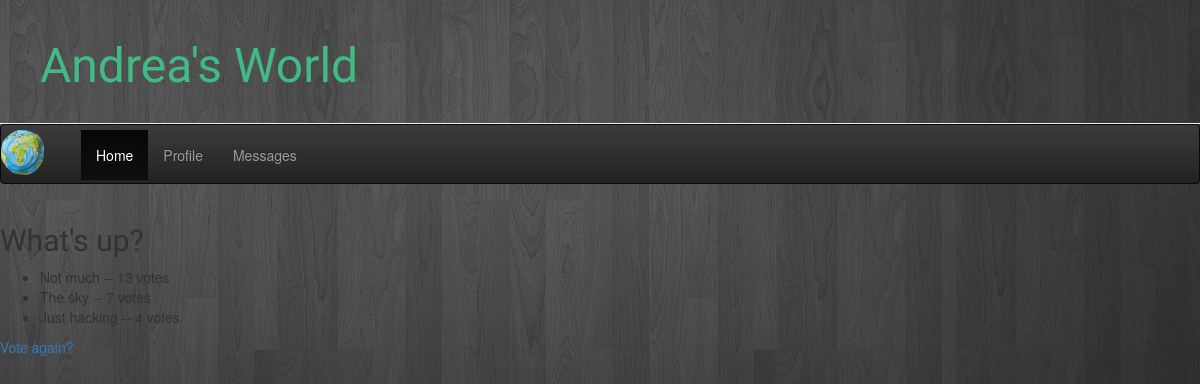
/polls/1/results/, run on an earlier commit of the app's database.
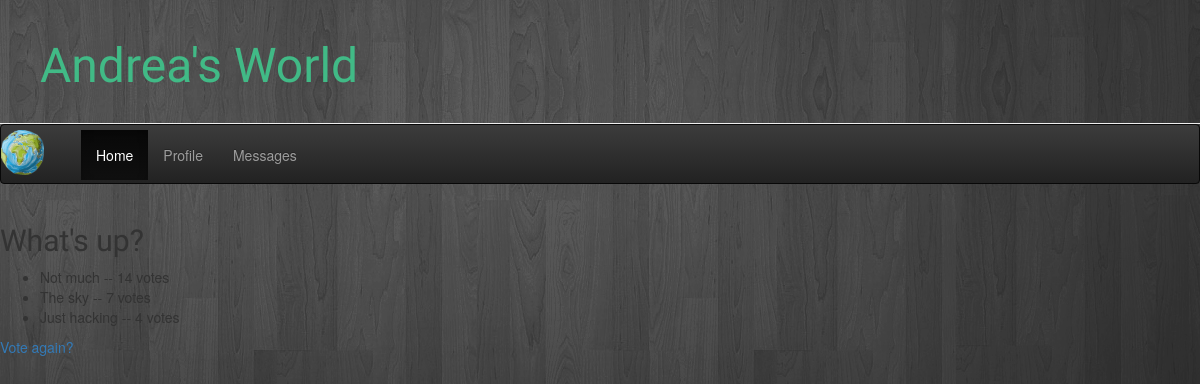
And on a later commit of the database.
### polls/models.py (models this page shows, shortened)
@python_2_unicode_compatible
class Question(models.Model):
    question_text = models.CharField(max_length=200)
    pub_date = models.DateTimeField('date published')

@python_2_unicode_compatible
class Choice(models.Model):
    question = models.ForeignKey(Question, on_delete=models.CASCADE)
    choice_text = models.CharField(max_length=200)
    votes = models.IntegerField(default=0)

### polls/views.py (the view)
# urls.py: url(r'^(?P<pk>[0-9]+)/results/$', views.ResultsView.as_view(), name='results'),
class ResultsView(generic.DetailView):
    model = Question
    template_name = 'polls/results.html'

### polls/templates/polls/results.html
{% extends "polls/base.html" %}
{% block content %}
<column cols="6">
    <h2>{{ question.question_text }}</h2>
    <ul>
        {% for choice in question.choice_set.all %}
        <li>{{ choice.choice_text }} -- {{ choice.votes }} vote{{ choice.votes|pluralize }}</li>
        {% endfor %}
    </ul>
    <a href="{% url 'polls:detail' question.id %}">Vote again?</a>
</column>
{% endblock %}

### polls/templates/polls/base.html (shortened to what this page needs)
{% load staticfiles %}
<html>
<head>
    <link rel="stylesheet" type="text/css" href="https://maxcdn.bootstrapcdn.com/bootstrap/3.3.6/css/bootstrap.min.css" />
    <link rel="stylesheet" href="https://maxcdn.bootstrapcdn.com/bootstrap/3.2.0/css/bootstrap-theme.min.css"/>
    <link rel="stylesheet" type="text/css" href="{% static 'polls/style.css' %}"/>
</head>
<body>
    <div class="page-header">
        <h1><a href="/">Andrea's World</a></h1>
    </div>
    <nav class="navbar navbar-inverse" id="nav-container">
        <div class="container-fluid">
            <div class="navbar-header">
                <a class="navbar-brand" href="#"></a>
            </div>
            <div class="collapse navbar-collapse">
            <ul class="nav navbar-nav">
              <li class="active"><a href="#">Home<span class="sr-only">(current)</span></a></li>
              <li><a href="#">Profile</a></li>
              <li><a href="#">Messages</a></li>
            </ul>
        </div>
        </div>
    </nav>
    <div class="container-fluid">
        <div class="row">
        {% block content %}
        {% endblock %}
        </div>
    </div>
</body>
</html>

### polls/static/polls/style.css (style rules this page uses)
li a { color: #BDFEDB; }
h1 a { color: #FCA205; font-family: 'Life Savers'; margin-bottom: none; }
h1, h2, h3, h4 { font-family: 'Life Savers'; }
body { background: white url("images/grey-background.png") no-repeat right bottom; }
.page-header { margin-top: 0; margin-bottom: 0; padding: 20px 20px 20px 40px; }
.page-header h1, .page-header h1 a, .page-header h1 a:visited, .page-header h1 a:active { color: #41BA86; font-size: 36pt; text-decoration: none; }
.navbar-inverse { padding-top: 5px; padding-bottom: 3px; }
.navbar-brand { background: url(images/world-logo.png) left / contain no-repeat; width: 80px; height: 45px; }

What changed in the data, as far as the page shows it:
changed Choice "Not much": votes "13" → "14"
